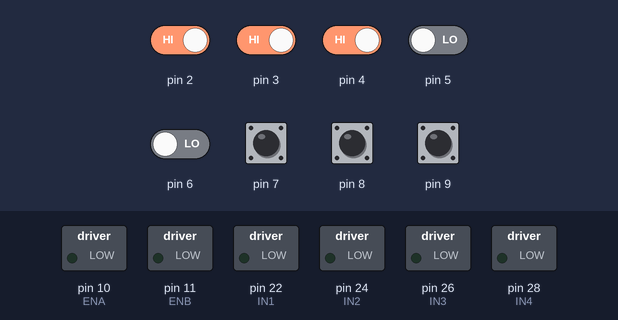
The sketch below on a simulated Arduino Mega 2560, built with avr-gcc and run on an emulated ATmega2560. On the bench: switched loads named in the sketch (green lamp = pin HIGH). The test bench sets the inputs (shaded band); at power-on: pin 2–4, pin 7–9 HIGH, pin 5, pin 6 LOW.

Above: at 3.2 s.
3.3 s: pin 2 driven LOW and pin 3 driven LOW and pin 4 driven LOW and pin 5 driven HIGH and pin 6 driven HIGH
At 4.4 s:
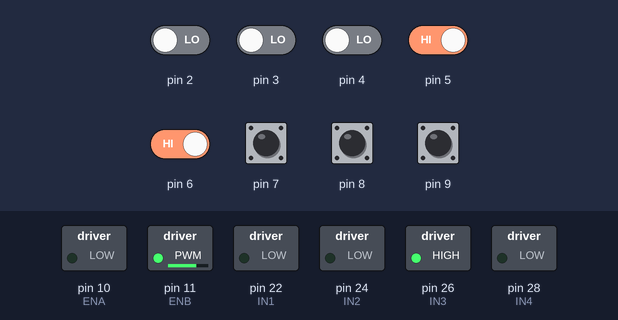
4.8 s: pin 2 driven HIGH
At 5.5 s:
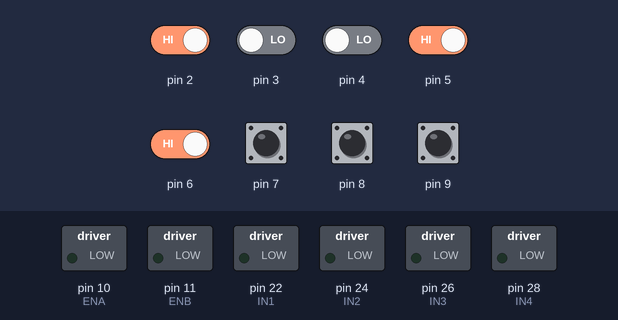
6.3 s: pin 2 driven LOW
At 6.6 s:
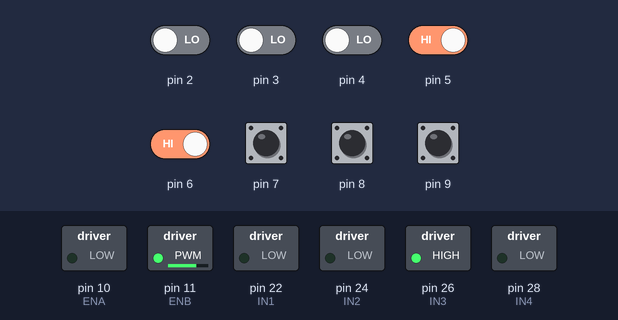
7.8 s: pin 3 driven HIGH
At 9.0 s:
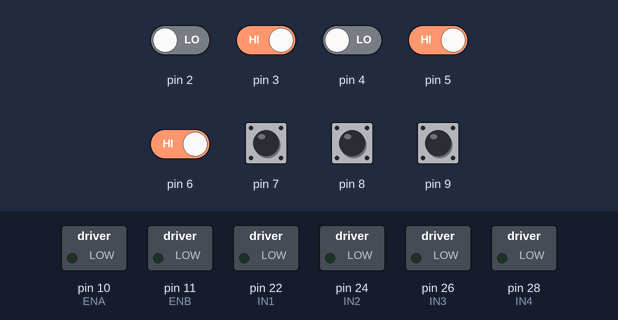
Timing chart, 0 to 10.3 s (numbered marks = the images above; inputs shaded):
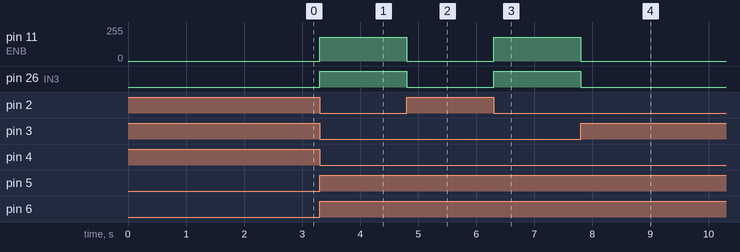

Measured:
- after the input at 3.3 s, pin 11 (ENB): 0/255 → 180/255 at once; pin 26 (IN3): LOW → HIGH at once
- after the input at 4.8 s, pin 11 (ENB): 180/255 → 0/255 at once; pin 26 (IN3): HIGH → LOW at once
- after the input at 6.3 s, pin 11 (ENB): 0/255 → 180/255 at once; pin 26 (IN3): LOW → HIGH at once
- after the input at 7.8 s, pin 11 (ENB): 180/255 → 0/255 at once; pin 26 (IN3): HIGH → LOW at once

The sketch:

LINEFOLLOW_RES.ino
```cpp
int s1;
int s2;
int s3;
int s4;
int s5;
int s6;
int s7;
int s8;
const int ENA = 10; // PWM pin for Motor A speed control
const int IN1 = 22; // Motor A input 1
const int IN2 = 24; // Motor A input 2
const int ENB = 11; // PWM pin for Motor B speed control
const int IN3 = 26; // Motor B input 1
const int IN4 = 28; // Motor B input 2

int mode = 0; // Variable to store the selected mode

void setup()
{
  pinMode(2, INPUT);
  pinMode(3, INPUT);
  pinMode(4, INPUT);
  pinMode(5, INPUT);
  pinMode(6, INPUT);
  pinMode(7, INPUT);
  pinMode(8, INPUT);
  pinMode(9, INPUT);

  pinMode(IN1,OUTPUT);
  pinMode(IN2,OUTPUT);
  pinMode(IN3,OUTPUT);
  pinMode(IN4,OUTPUT);
  Serial.begin(9600);

  //forward();
  delay(2000);
}

void loop()
{
  s1=digitalRead(2);
  s2=digitalRead(3);
  s3=digitalRead(4);
  s4=digitalRead(5);
  s5=digitalRead(6);
  s6=digitalRead(7);
  s7=digitalRead(8);
  s8=digitalRead(9);


  //black=1
  //white=0
  //forward
  if(
  ((s1==0)&&(s2==0)&&(s3==0)&&(s4==1)&&(s5==1)&&(s6==0)&&(s7==0)&&(s8==0))||
  ((s1==0)&&(s2==0)&&(s3==0)&&(s4==1)&&(s5==0)&&(s6==0)&&(s7==0)&&(s8==0))||
  ((s1==0)&&(s2==0)&&(s3==0)&&(s4==0)&&(s5==1)&&(s6==0)&&(s7==0)&&(s8==0))||

  ((s1==0)&&(s2==0)&&(s3==1)&&(s4==1)&&(s5==1)&&(s6==1)&&(s7==0)&&(s8==0))||
  ((s1==0)&&(s2==1)&&(s3==1)&&(s4==1)&&(s5==1)&&(s6==1)&&(s7==1)&&(s8==0))
  )
  {
    forward();
  }
  //right
  else if(

  ((s1==0)&&(s2==0)&&(s3==0)&&(s4==0)&&(s5==0)&&(s6==0)&&(s7==0)&&(s8==1))||
  ((s1==0)&&(s2==0)&&(s3==0)&&(s4==0)&&(s5==0)&&(s6==0)&&(s7==1)&&(s8==1))||
  ((s1==0)&&(s2==0)&&(s3==0)&&(s4==0)&&(s5==0)&&(s6==0)&&(s7==1)&&(s8==0))||
  ((s1==0)&&(s2==0)&&(s3==0)&&(s4==0)&&(s5==0)&&(s6==1)&&(s7==1)&&(s8==0))||
  ((s1==0)&&(s2==0)&&(s3==0)&&(s4==0)&&(s5==0)&&(s6==1)&&(s7==0)&&(s8==0))||
  ((s1==0)&&(s2==0)&&(s3==0)&&(s4==0)&&(s5==1)&&(s6==1)&&(s7==0)&&(s8==0))||

  ((s1==0)&&(s2==1)&&(s3==1)&&(s4==1)&&(s5==1)&&(s6==1)&&(s7==1)&&(s8==1))||
  ((s1==0)&&(s2==0)&&(s3==1)&&(s4==1)&&(s5==1)&&(s6==1)&&(s7==1)&&(s8==1))||

  ((s1==0)&&(s2==0)&&(s3==0)&&(s4==1)&&(s5==1)&&(s6==1)&&(s7==1)&&(s8==1))||
  ((s1==0)&&(s2==0)&&(s3==0)&&(s4==0)&&(s5==1)&&(s6==1)&&(s7==1)&&(s8==1))||
  ((s1==0)&&(s2==0)&&(s3==0)&&(s4==0)&&(s5==0)&&(s6==1)&&(s7==1)&&(s8==1))||
  ((s1==0)&&(s2==0)&&(s3==0)&&(s4==0)&&(s5==0)&&(s6==0)&&(s7==1)&&(s8==1))||
  ((s1==0)&&(s2==0)&&(s3==0)&&(s4==0)&&(s5==0)&&(s6==0)&&(s7==0)&&(s8==1))||
  ((s1==0)&&(s2==0)&&(s3==0)&&(s4==0)&&(s5==0)&&(s6==1)&&(s7==1)&&(s8==0))||
  ((s1==0)&&(s2==0)&&(s3==0)&&(s4==0)&&(s5==1)&&(s6==1)&&(s7==0)&&(s8==0))||
  ((s1==0)&&(s2==0)&&(s3==0)&&(s4==0)&&(s5==1)&&(s6==1)&&(s7==1)&&(s8==0))||
  ((s1==0)&&(s2==0)&&(s3==0)&&(s4==1)&&(s5==1)&&(s6==1)&&(s7==0)&&(s8==0))||
  ((s1==0)&&(s2==0)&&(s3==0)&&(s4==1)&&(s5==1)&&(s6==1)&&(s7==1)&&(s8==0))||
  ((s1==0)&&(s2==0)&&(s3==1)&&(s4==1)&&(s5==1)&&(s6==1)&&(s7==1)&&(s8==0))
  )
  {
    right();
  }
  else if(
   ((s1==1)&&(s2==0)&&(s3==0)&&(s4==0)&&(s5==0)&&(s6==0)&&(s7==0)&&(s8==0))||
  ((s1==1)&&(s2==1)&&(s3==0)&&(s4==0)&&(s5==0)&&(s6==0)&&(s7==0)&&(s8==0))||
  ((s1==0)&&(s2==1)&&(s3==0)&&(s4==0)&&(s5==0)&&(s6==0)&&(s7==0)&&(s8==0))||
  ((s1==0)&&(s2==1)&&(s3==1)&&(s4==0)&&(s5==0)&&(s6==0)&&(s7==0)&&(s8==0))||
  ((s1==0)&&(s2==0)&&(s3==1)&&(s4==0)&&(s5==0)&&(s6==0)&&(s7==0)&&(s8==0))||
  ((s1==0)&&(s2==0)&&(s3==1)&&(s4==1)&&(s5==0)&&(s6==0)&&(s7==0)&&(s8==0))||

  ((s1==1)&&(s2==1)&&(s3==1)&&(s4==1)&&(s5==1)&&(s6==1)&&(s7==1)&&(s8==0))||
  ((s1==1)&&(s2==1)&&(s3==1)&&(s4==1)&&(s5==1)&&(s6==1)&&(s7==0)&&(s8==0))||
  ((s1==1)&&(s2==1)&&(s3==1)&&(s4==1)&&(s5==1)&&(s6==0)&&(s7==0)&&(s8==0))||
  ((s1==1)&&(s2==1)&&(s3==1)&&(s4==1)&&(s5==0)&&(s6==0)&&(s7==0)&&(s8==0))||
  ((s1==1)&&(s2==1)&&(s3==1)&&(s4==0)&&(s5==0)&&(s6==0)&&(s7==0)&&(s8==0))||
  ((s1==1)&&(s2==1)&&(s3==0)&&(s4==0)&&(s5==0)&&(s6==0)&&(s7==0)&&(s8==0))||
  ((s1==1)&&(s2==0)&&(s3==0)&&(s4==0)&&(s5==0)&&(s6==0)&&(s7==0)&&(s8==0))||
  ((s1==0)&&(s2==1)&&(s3==1)&&(s4==0)&&(s5==0)&&(s6==0)&&(s7==0)&&(s8==0))||
  ((s1==0)&&(s2==0)&&(s3==1)&&(s4==1)&&(s5==0)&&(s6==0)&&(s7==0)&&(s8==0))||
  ((s1==0)&&(s2==1)&&(s3==1)&&(s4==1)&&(s5==0)&&(s6==0)&&(s7==0)&&(s8==0))||
  ((s1==0)&&(s2==0)&&(s3==1)&&(s4==1)&&(s5==1)&&(s6==0)&&(s7==0)&&(s8==0))||
  ((s1==0)&&(s2==1)&&(s3==1)&&(s4==1)&&(s5==1)&&(s6==0)&&(s7==0)&&(s8==0))||
  ((s1==0)&&(s2==1)&&(s3==1)&&(s4==1)&&(s5==1)&&(s6==1)&&(s7==0)&&(s8==0))
  )
  {
    left();
  }

  else motor_stop();
}


void forward()
{
  digitalWrite(IN1, HIGH);
  digitalWrite(IN2, LOW);
  analogWrite(ENA, 150);
  digitalWrite(IN3, HIGH);
  digitalWrite(IN4, LOW);
  analogWrite(ENB, 150);
}

void right()
{
  digitalWrite(IN1, LOW);
  digitalWrite(IN2, LOW);
  analogWrite(ENA, 0);
  digitalWrite(IN3, HIGH);
  digitalWrite(IN4, LOW);
  analogWrite(ENB, 180);
}

void left()
{
  digitalWrite(IN1, HIGH);
  digitalWrite(IN2, LOW);
  analogWrite(ENA, 180);
  digitalWrite(IN3, LOW);
  digitalWrite(IN4, LOW);
  analogWrite(ENB, 0);
}

void motor_stop()
{
  digitalWrite(IN1, LOW);
  digitalWrite(IN2, LOW);
  analogWrite(ENA, 0);
  digitalWrite(IN3, LOW);
  digitalWrite(IN4, LOW);
  analogWrite(ENB, 0);
}
```
